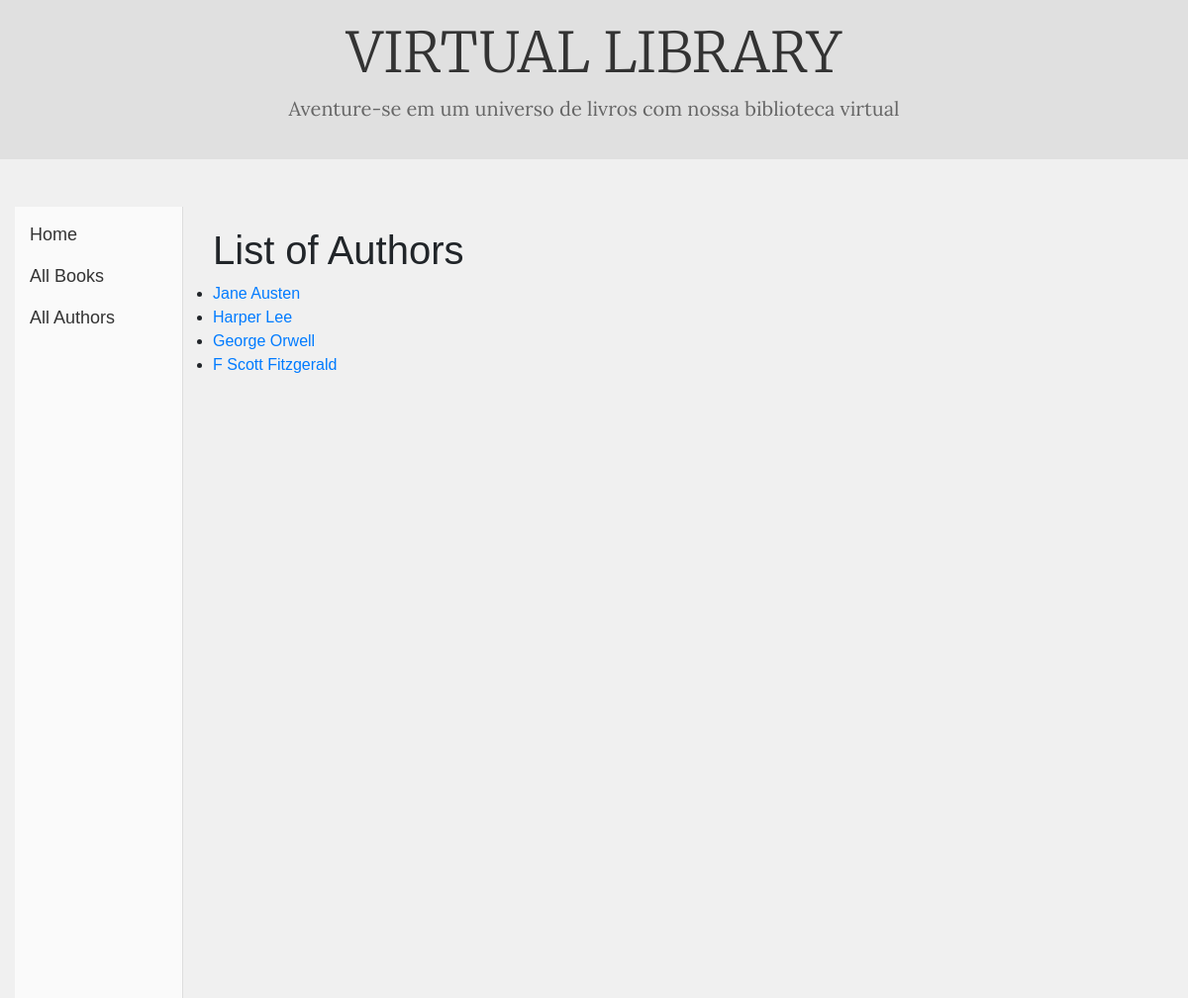
Screenshot of /catalog/authors/ with the database file from the repository.
### catalog/models.py (models this page shows, shortened)
class Author(models.Model):
    first_name = models.CharField(max_length=100)
    last_name = models.CharField(max_length=100)
    date_of_birth = models.DateField(null=True, blank=True)
    date_of_death = models.DateField('Died', null=True, blank=True)
    class Meta:
        ordering = ['last_name', 'first_name']

### catalog/views.py (the view)
# urls.py: path('authors/', views.AuthorListView.as_view(), name='author-list'),
class AuthorListView(ListView):
    model = Author
    template_name = 'catalog/author_list.html'
    context_object_name = 'authors'
    paginate_by = 10

### catalog/templates/catalog/author_list.html (shortened to what this page needs)
{% extends "base_generic.html" %}
{% block content %}
    <h1>List of Authors</h1>
    <ul>
        {% for author in authors %}
        <li>
            <a href="{% url 'author-detail' author.pk %}">{{ author.first_name }} {{ author.last_name }}</a>
        </li>
        {% endfor %}
    </ul>
{% endblock %}

### catalog/templates/base_generic.html (shortened to what this page needs)
<!doctype html>
<html lang="pt-br">
<head>
  {% load static %}
  <link rel="stylesheet" href="https://stackpath.bootstrapcdn.com/bootstrap/4.1.3/css/bootstrap.min.css"
>
  <link rel="stylesheet" href="{% static 'css/style.css' %}">
</head>
<body>
  <header class="text-center">
    <h1 class="display-4">VIRTUAL LIBRARY</h1>
    <p class="lead">Aventure-se em um universo de livros com nossa biblioteca virtual</p>
  </header>
  <div class="container-fluid mt-5">
    <div class="row">
      <aside class="col-sm-2">
        <nav class="sidebar-nav">
          <ul>
            <li><a href="{% url 'index' %}" class="{% if request.path == '/' %}active{% endif %}">Home</a></li>
            <li><a href="{% url 'books' %}" class="{% if request.path == '/books/' %}active{% endif %}">All Books</a>
            </li>
            <li><a href="{% url 'author-list' %}" class="{% if request.path == '/authors/' %}active{% endif %}">All Authors</a></li>
          </ul>
        </nav>
      </aside>
      <main class="col-sm-10">
        {% block content %}
        {% endblock %}
      </main>
    </div>
  </div>
</body>
</html>

### static/css/style.css (style rules this page uses)
* { margin: 0; padding: 0; box-sizing: border-box; }
body { background-color: #f0f0f0; font-family: Arial, sans-serif; }
header { background-color: #e0e0e0; padding: 20px 0; text-align: center; }
header h1 { font-family: 'Merriweather', serif; color: #333; font-size: 2.5rem; }
header p { font-family: 'Lora', serif; color: #666; font-size: 1.25rem; }
.sidebar-nav { background-color: #fafafa; border-right: 1px solid #ddd; height: 100vh; padding: 15px; }
.sidebar-nav ul { list-style: none; padding-left: 0; }
.sidebar-nav ul li { margin-bottom: 15px; }
.sidebar-nav ul li a { color: #333; text-decoration: none; font-size: 18px; }
main { padding: 20px; }

### rows the page displays
Author: first_name "Jane", last_name "Austen"
Author: first_name "Harper", last_name "Lee"
Author: first_name "George", last_name "Orwell"
Author: first_name "F", last_name "Scott Fitzgerald"
